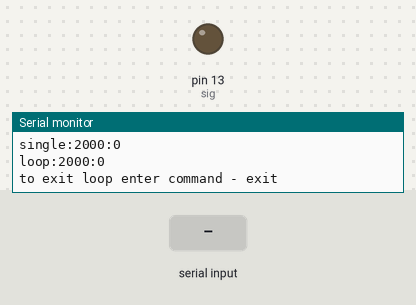
This sketch was run on a simulated Arduino Uno, built with avr-gcc and run on an emulated ATmega328P. Shown: output pins drawn as LEDs (lit = HIGH), the last lines printed to the serial monitor. Inputs (shaded band) come from the test bench.

Above: at 1.3 s.
1.4 s: "loop" received over Serial
At 3.5 s:
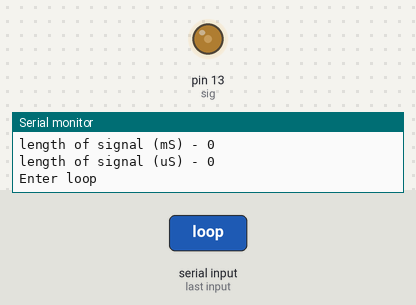
3.9 s: "single,1\n" received over Serial
At 4.7 s:
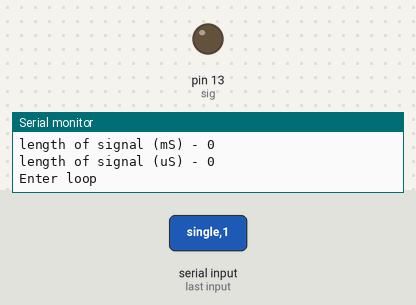
6.4 s: "loop,1\n" received over Serial
At 7.68 s:
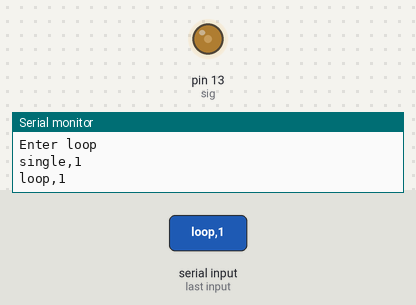
7.9 s: "single" received over Serial
At 8.7 s:
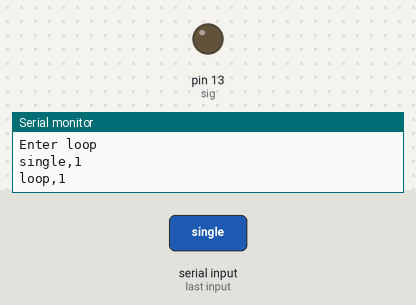
Timing chart, 0 to 10.9 s (numbered marks = the images above; inputs shaded):
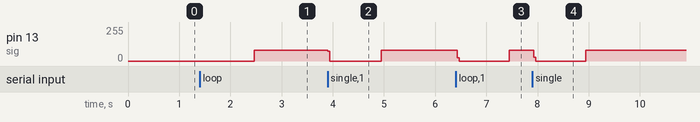

Measured:
- after the input at 1.4 s, pin 13 (sig): 0/255 → 81/255 after 1.1 s
- after the input at 3.9 s, pin 13 (sig): 81/255 → 0/255 at once, → 81/255 1.0 s later
- after the input at 6.4 s, pin 13 (sig): 81/255 → 0/255 at once, → 81/255 1.0 s later
- after the input at 7.9 s, pin 13 (sig): 81/255 → 0/255 at once, → 81/255 1.0 s later

The sketch:

impulse.ino
```cpp
int sig = 13;

void setup() {
  // put your setup code here, to run once:
  pinMode(sig, OUTPUT);
  digitalWrite(sig, LOW);
  Serial.begin(9600);
  Serial.println("Impulse driver v1.0");
  Serial.println();
  Serial.println("Modes: single, loop");
  Serial.println("Enter command - mode:delayMS:delayUS (max delay uS - 16383)");
  Serial.println();
  Serial.println("Example:");
  Serial.println("single:2000:0");
  Serial.println("loop:2000:0");
  Serial.println("to exit loop enter command - exit");
  Serial.println();
  Serial.println();

}

void loop() {
  if (Serial.available() > 0) {
    String com = Serial.readString();
    int str_l = com.length();
    Serial.println(com);
    int spliter = com.lastIndexOf(':');
    int micro = com.substring(com.lastIndexOf(':') + 1, str_l).toInt();
    com = com.substring(0,com.lastIndexOf(':') );
    String mode = com.substring(0, com.lastIndexOf(':'));
    long len = com.substring(com.lastIndexOf(':') + 1, str_l).toInt();
    Serial.print("mode - ");
    Serial.println(mode);
    Serial.print("length of signal (mS) - ");
    Serial.println(len);
    Serial.print("length of signal (uS) - ");
    Serial.println(micro);


    if (mode == "single") {
      digitalWrite(sig, HIGH);
      delay(len);
      delayMicroseconds(micro);
      digitalWrite(sig, LOW);
      Serial.println("done");
    }

    if (mode == "loop") {

      bool cycle = true;
      Serial.println("Enter loop");

      while (cycle) {
        if (Serial.available() > 0) {
          String exit_com = Serial.readString();
          Serial.println(exit_com);
          if (exit_com == "exit\n")cycle = false;
        }

        digitalWrite(sig, HIGH);
        delay(len);
        delayMicroseconds(micro);
        digitalWrite(sig, LOW);
        delay(len);
        delayMicroseconds(micro);
      }
      digitalWrite(sig, LOW);
      Serial.println("Exit loop");
    }
  }
}
```
